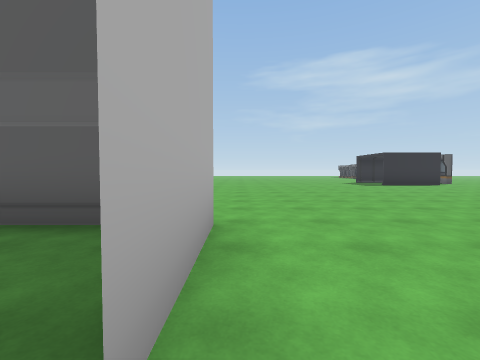
View 1 (above)

17 first-person views from a walk through a scene from a Unity 3-D project. The camera is 1.2 m above the floor, tilts 2° down and sees 90° across. The floor is counted in squares, 2 m on a side. Each view is taken from the middle of a square. On the plan, view 1 faces up. The plan holds only what a view shows up to about 9 squares ahead; the rest is blank. The place goes on beyond the plan. The player is left out. Door leaves are left out, so doorways stand open.

View 2
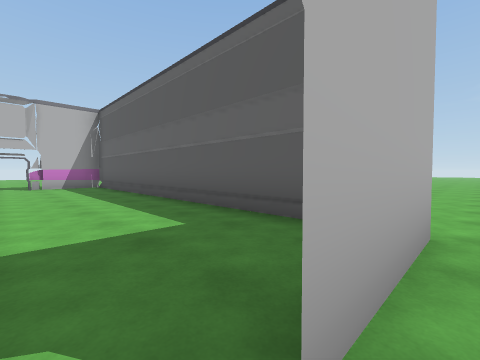

View 3
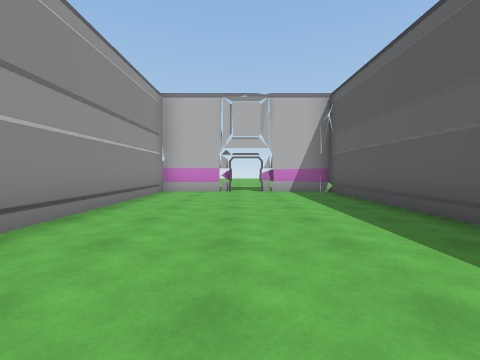

View 4
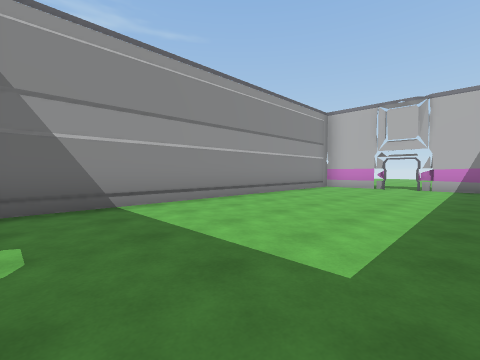

View 5
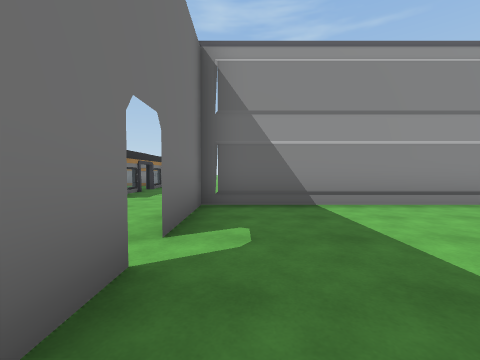

View 6
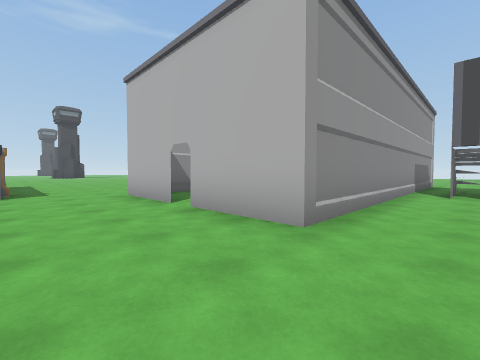

View 7
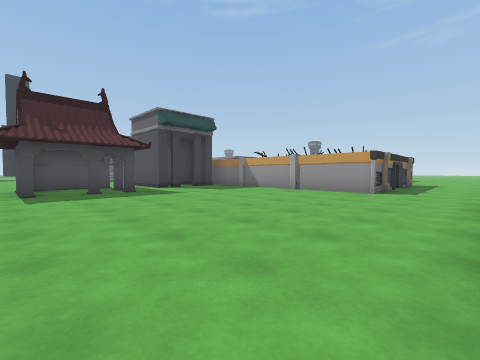

View 8
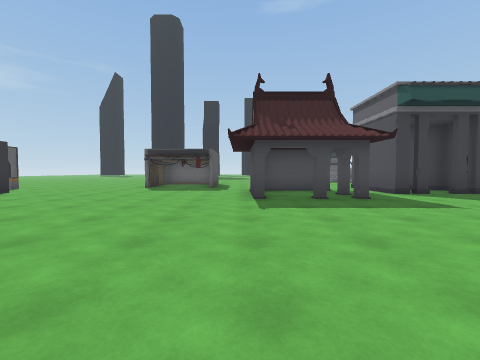

View 9
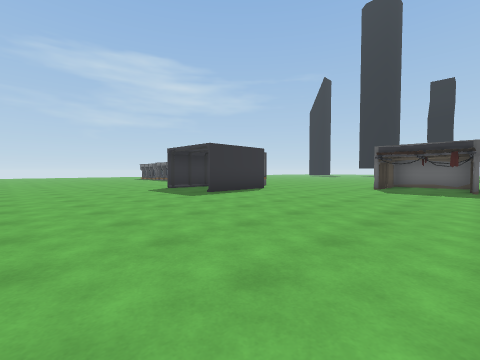

View 10
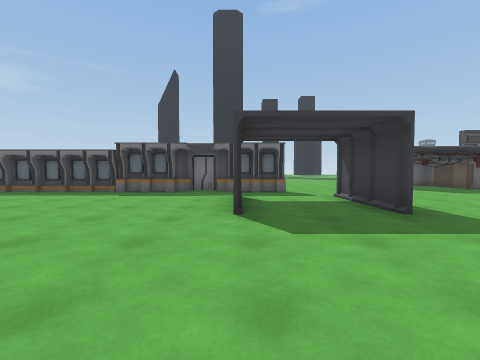

View 11
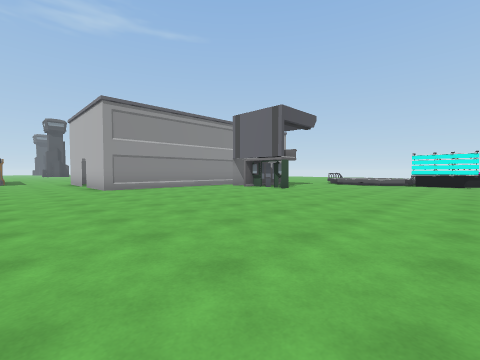

View 12
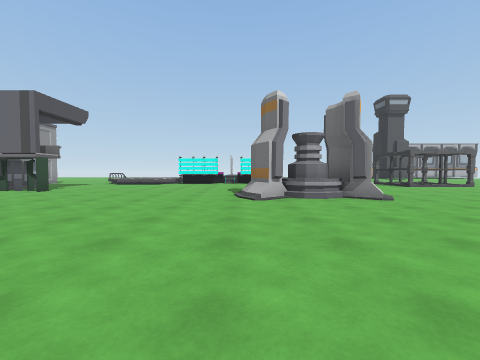

View 13
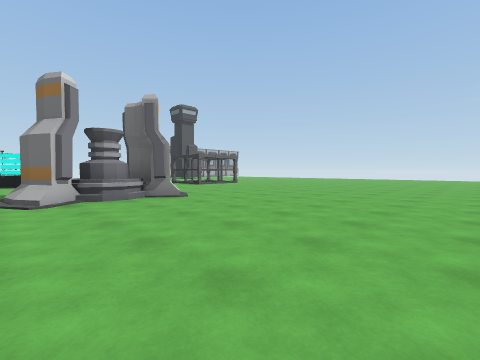

View 14
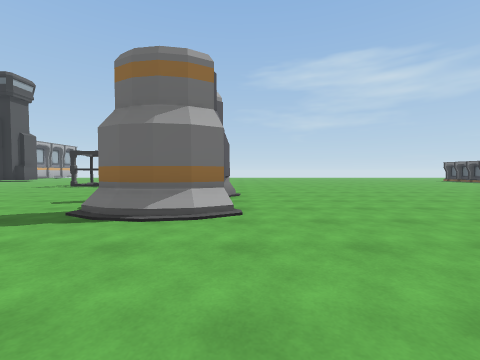

View 15
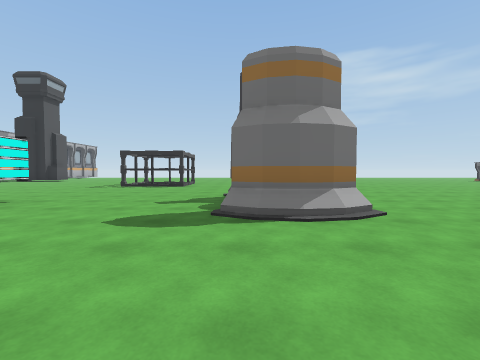

View 16
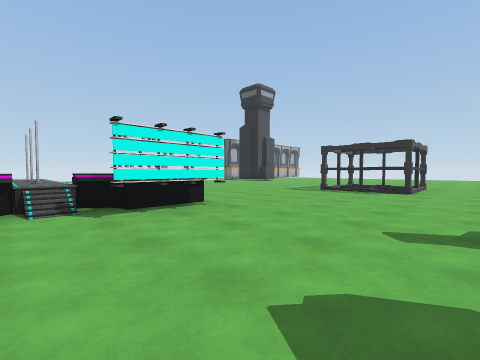

View 17
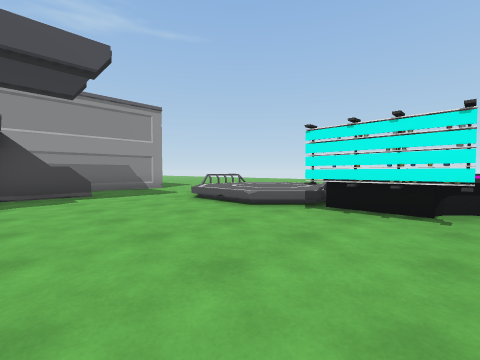

### Floor plan
Key: @ floor where view 1 was taken; # wall or solid block; . main floor; : floor 0.5 m higher than the main floor; / step, stairs or slope; D open door; = window, fence, low wall or low ledge; O other object.
Columns run from 13 left of view 1 to 12 right of it. Each row starts with its distance up from view 1.
 19    .OO... ......      .#
 18 ...................  ..#
 17 ................... ...#
 16 .......................#
 15  .......OO.............##
 14    =....OO.............##
 13    =....OO..........OO.#
 12 ..==#...OO.............#.
 11 ====#...............OO....
 10    =#.....................
  9   O/.....................
  8    :/....................
  7     /...................OO
  6    :/...O................O
  5    .....O...............OO
  4    .../OO............##...
  3    ###########........##
  2    #.........#.........#
  1   .#.........#......##..
  0   ...........@.......#O#
 -1    #.........#.......O##
 -2    ####.######...... OO#
 -3       ###    ......   ##
 -4             ...#####
 -5             ...D
 -6              ..D
 -7              ..=

Where each view was taken, in squares from view 1:
view 1: 0 up, 0 right, facing up
view 2: 0 up, 0 right, facing up-left
view 3: 0 up, 3 left, facing left
view 4: 2 up, 1 left, facing down-left
view 5: 2 up, 1 left, facing down
view 6: 4 up, 2 right, facing down-left
view 7: 4 up, 0 right, facing down-right
view 8: 4 up, 2 right, facing right
view 9: 5 up, 2 right, facing up-right
view 10: 13 up, 3 right, facing right
view 11: 11 up, 2 right, facing down-left
view 12: 12 up, 2 right, facing left
view 13: 12 up, 2 right, facing up-left
view 14: 9 up, 3 left, facing up
view 15: 9 up, 5 left, facing up
view 16: 11 up, 6 left, facing up-left
view 17: 11 up, 6 left, facing down-left
